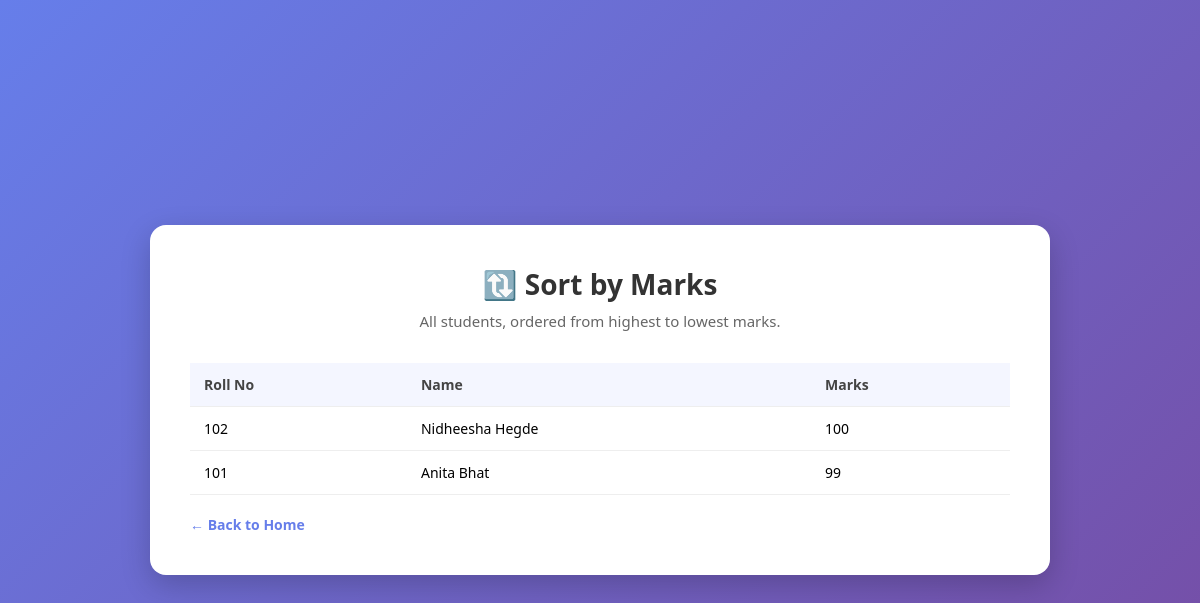
The page /sorted on the database as committed earlier.
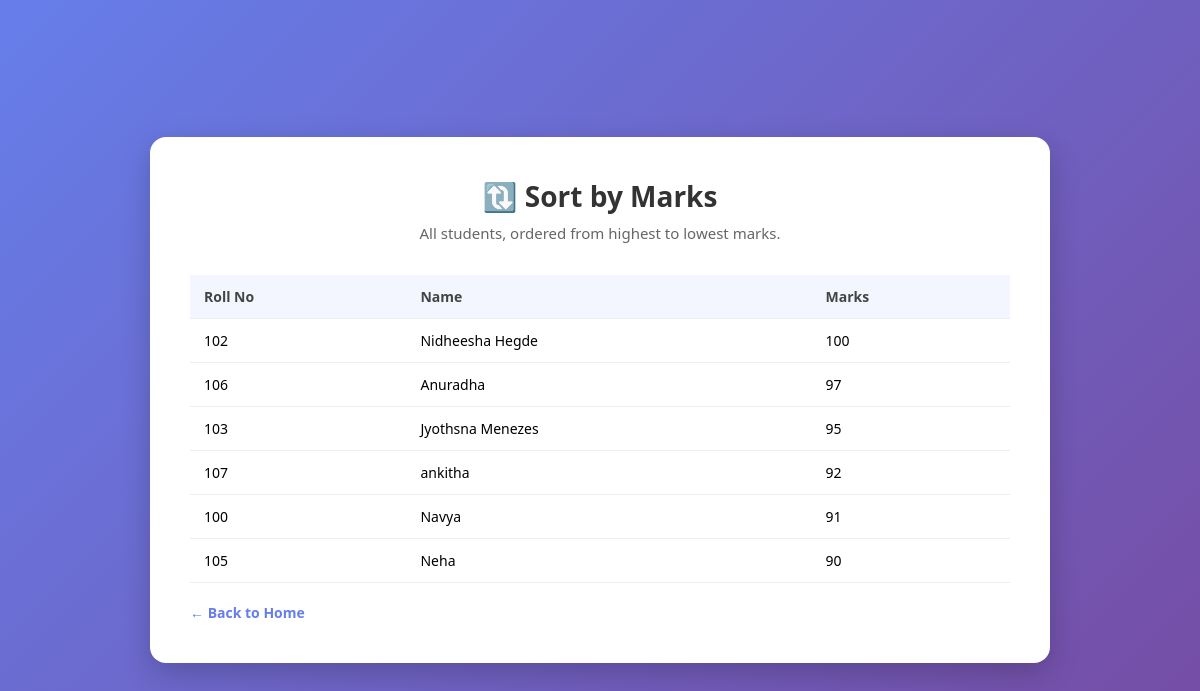
The same page on the database as committed later.
### tables this page shows
CREATE TABLE students (
            id INTEGER PRIMARY KEY AUTOINCREMENT,
            roll_no INTEGER NOT NULL UNIQUE,
            name TEXT NOT NULL,
            marks INTEGER NOT NULL
        );

### app.py (the view)
@app.route("/sorted")
def sorted_students():
    students = database.get_students_sorted_by_marks()
    return render_template("sorted.html", students=students)

### database.py (called while the page is built)
def get_connection():
    connection = sqlite3.connect(DATABASE_NAME)
    connection.row_factory = sqlite3.Row  # lets us access columns by name, like row["name"]
    return connection

def get_students_sorted_by_marks():
    connection = get_connection()
    cursor = connection.cursor()
    cursor.execute("SELECT * FROM students ORDER BY marks DESC")
    rows = cursor.fetchall()
    connection.close()
    return rows

### templates/sorted.html (shortened to what this page needs)
<!DOCTYPE html>
<html lang="en">
<head>
    <link rel="stylesheet" href="{{ url_for('static', filename='style.css') }}">
</head>
<body>
    <div class="container container-wide">
        <h1>🔃 Sort by Marks</h1>
        <p class="subtitle">All students, ordered from highest to lowest marks.</p>
        {% if students|length == 0 %}
            <p class="empty-message">No students added yet. Go to "Add Student" to add your first one.</p>
        {% else %}
            <table class="student-table">
                <thead>
                    <tr>
                        <th>Roll No</th>
                        <th>Name</th>
                        <th>Marks</th>
                    </tr>
                </thead>
                <tbody>
                    {% for student in students %}
                    <tr>
                        <td>{{ student["roll_no"] }}</td>
                        <td>{{ student["name"] }}</td>
                        <td>{{ student["marks"] }}</td>
                    </tr>
                    {% endfor %}
                </tbody>
            </table>
        {% endif %}
        <a href="/" class="back-link">&larr; Back to Home</a>
    </div>
</body>
</html>

Rows that differ between the two databases and show on the page:
removed students: roll_no "101", name "Anita Bhat", marks "99"
added students: roll_no "106", name "Anuradha", marks "97"
added students: roll_no "103", name "Jyothsna Menezes", marks "95"
added students: roll_no "107", name "ankitha", marks "92"
added students: roll_no "100", name "Navya", marks "91"
added students: roll_no "105", name "Neha", marks "90"
